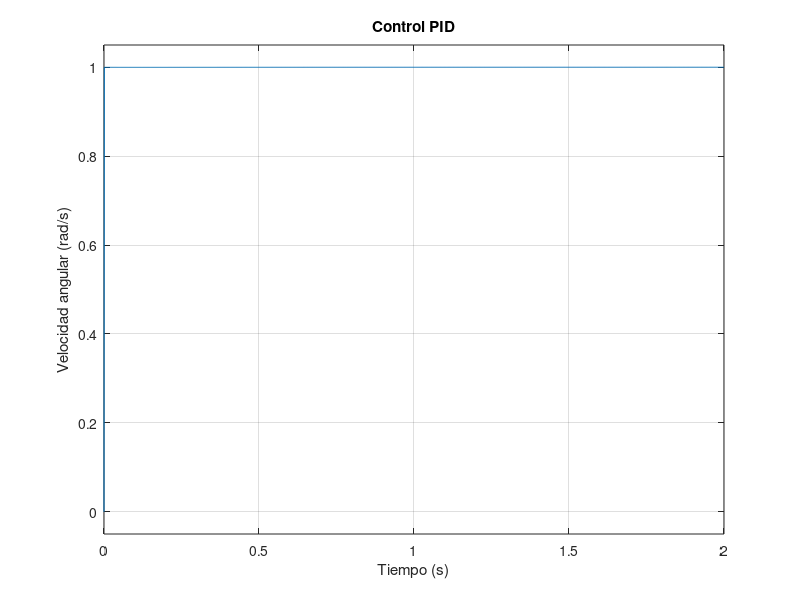

Write MATLAB code to recreate this figure. (Note: this script raises an error after producing the figure.)
%% ═══════════════════════════════════════════════════════
%  PID Motor Control — MATLAB Simulation
%  Gonzalo Gallego Gomez — EEBE UPC
%  Modelo derivado desde ecuaciones físicas del motor DC
%% ═══════════════════════════════════════════════════════

clear; clc; close all;

%% ── 1. PARÁMETROS FÍSICOS DEL MOTOR ─────────────────────
% Parte eléctrica
R = 2.0;        % Resistencia del bobinado (Ohm)
L = 0.0005;     % Inductancia del bobinado (H)

% Parte mecánica
J = 0.00002;    % Inercia del rotor (kg·m²)
b = 0.0001;     % Fricción viscosa (N·m·s/rad)

% Constante del motor (Ke = Kt = K para motor DC imán permanente)
K = 0.02;       % Constante de par y fcem (V·s/rad)

%% ── 2. FUNCIÓN DE TRANSFERENCIA DEL MOTOR ───────────────
% G(s) = K / [(Ls + R)(Js + b) + K²]
%
% Expandiendo el denominador:
% (Ls + R)(Js + b) = LJ·s² + (Lb + RJ)·s + Rb
% + K² en el término independiente

% Coeficientes del numerador: [K]
num = [K];

% Coeficientes del denominador: [LJ, Lb+RJ, Rb+K²]
den = [L*J, (L*b + R*J), (R*b + K^2)];

% Creamos la función de transferencia en laplace
motor = tf(num, den);

disp('═══════════════════════════════════════')
disp('Función de transferencia del motor:')
disp('═══════════════════════════════════════')
display(motor)

%% ── 3. DISEÑO DEL CONTROLADOR PID ───────────────────────
% Empezamos con valores iniciales y los iremos ajustando
% Método: prueba y error guiado por la respuesta al escalón

Kp = 100;   % Ganancia proporcional
Ki = 200;   % Ganancia integral
Kd = 10;    % Ganancia derivativa

% Creamos el controlador PID
PID = pid(Kp, Ki, Kd);

%% ── 4. SISTEMA EN BUCLE CERRADO ──────────────────────────
% Conectamos el PID con el motor en bucle cerrado
% feedback() cierra el bucle con retroalimentación unitaria
system_P   = feedback(pid(Kp, 0, 0) * motor, 1);
system_PI  = feedback(pid(Kp, Ki, 0) * motor, 1);
system_PID = feedback(PID * motor, 1);

%% ── 5. RESPUESTA AL ESCALÓN ──────────────────────────────
% El escalón unitario simula dar una orden de velocidad
% al motor de golpe (de 0 a setpoint instantáneamente)

t = 0:0.001:2;  % Vector de tiempo: 0 a 2 segundos, paso 1ms

figure('Name', 'PID Motor Control — Step Response', ...
       'Position', [100 100 1000 600]);

% ── Controlador P ──
subplot(1,3,1);
step(system_P, t);
title('Control P');
xlabel('Tiempo (s)');
ylabel('Velocidad angular (rad/s)');
grid on;

% ── Controlador PI ──
subplot(1,3,2);
step(system_PI, t);
title('Control PI');
xlabel('Tiempo (s)');
ylabel('Velocidad angular (rad/s)');
grid on;

% ── Controlador PID ──
subplot(1,3,3);
step(system_PID, t);
title('Control PID');
xlabel('Tiempo (s)');
ylabel('Velocidad angular (rad/s)');
grid on;

sgtitle('Comparación P vs PI vs PID — Motor DC JGA25-370', ...
        'FontSize', 14, 'FontWeight', 'bold');

%% ── 6. MÉTRICAS DE RENDIMIENTO ───────────────────────────
% Extraemos automáticamente los indicadores clave de cada controlador

info_P   = stepinfo(system_P);
info_PI  = stepinfo(system_PI);
info_PID = stepinfo(system_PID);

disp(' ')
disp('═══════════════════════════════════════════════════════')
disp('              MÉTRICAS DE RENDIMIENTO')
disp('═══════════════════════════════════════════════════════')
fprintf('%-25s %10s %10s %10s\n', 'Métrica', 'P', 'PI', 'PID');
disp('───────────────────────────────────────────────────────')
fprintf('%-25s %10.4f %10.4f %10.4f\n', 'Tiempo de subida (s)',   info_P.RiseTime,      info_PI.RiseTime,      info_PID.RiseTime);
fprintf('%-25s %10.4f %10.4f %10.4f\n', 'Tiempo de establecim.(s)',info_P.SettlingTime,  info_PI.SettlingTime,  info_PID.SettlingTime);
fprintf('%-25s %10.2f %10.2f %10.2f\n', 'Sobreoscilación (%%)',    info_P.Overshoot,     info_PI.Overshoot,     info_PID.Overshoot);
disp('═══════════════════════════════════════════════════════')
